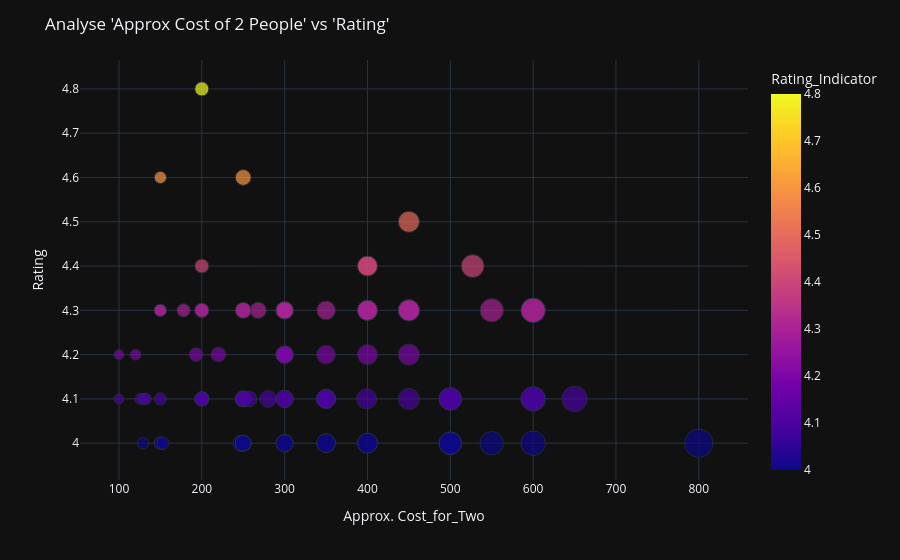

Notebook cell for this chart:
### Code cell
fig = px.scatter(
    x=df_Highest_Rated_Restaurants["Cost_for_Two"],
    y=df_Highest_Rated_Restaurants["Rating"],
    color = df_Highest_Rated_Restaurants["Rating"],
    size = df_Highest_Rated_Restaurants["Cost_for_Two"],
    labels={
        "x": "Approx. Cost_for_Two",
        "y": "Rating",
        "color": "Rating_Indicator"
        
    }
)
fig.update_layout(
    template="plotly_dark",
    title = "Analyse 'Approx Cost of 2 People' vs 'Rating'"
)
fig.show()

### Figure 1 — Plotly figure (JSON) as saved in the notebook; plotly's stock layout.template omitted (floating-point values rounded to 4 significant figures)
{"data": [{"hovertemplate": "Approx. Cost_for_Two=%{x}<br>Rating=%{y}<br>size=%{marker.size}<br>Rating_Indicator=%{marker.color}<extra></extra>", "legendgroup": "", "marker": {"color": [4.3, 4.4, 4.1, 4.4, 4.1, 4.2, 4.1, 4.1, 4.1, 4.0, 4.3, 4.3, 4.2, 4.1, 4.1, 4.2, 4.1, 4.3, 4.0, 4.0, 4.1, 4.3, 4.1, 4.1, 4.1, 4.0, 4.2, 4.0, 4.3, 4.3, 4.1, 4.1, 4.3, 4.3, 4.3, 4.1, 4.3, 4.1, 4.0, 4.0, 4.4, 4.1, 4.0, 4.1, 4.1, 4.1, 4.3, 4.0, 4.0, 4.3, 4.1, 4.1, 4.3, 4.0, 4.2, 4.0, 4.3, 4.0, 4.3, 4.2, 4.3, 4.8, 4.2, 4.5, 4.1, 4.6, 4.0, 4.3, 4.0, 4.1, 4.3, 4.1, 4.3, 4.3, 4.1, 4.1, 4.6, 4.2, 4.0, 4.1, 4.1, 4.0, 4.0, 4.0, 4.3, 4.0, 4.0, 4.4, 4.1, 4.2, 4.3, 4.2], "coloraxis": "coloraxis", "size": [150, 400, 126, 400, 450, 350, 200, 350, 500, 247, 550, 450, 450, 150, 200, 300, 350, 300, 129, 400, 300, 150, 250, 250, 350, 500, 300, 150, 268, 600, 600, 250, 300, 300, 450, 250, 250, 200, 600, 350, 527, 300, 150, 130, 257, 200, 400, 300, 400, 200, 280, 399, 400, 250, 220, 250, 600, 800, 300, 300, 300, 200, 100, 450, 350, 150, 250, 450, 500, 350, 178, 100, 400, 250, 500, 500, 250, 120, 250, 650, 132, 300, 350, 550, 350, 153, 500, 200, 600, 193, 200, 400], "sizemode": "area", "sizeref": 2, "symbol": "circle"}, "mode": "markers", "name": "", "orientation": "v", "showlegend": false, "type": "scatter", "x": [150, 400, 126, 400, 450, 350, 200, 350, 500, 247, 550, 450, 450, 150, 200, 300, 350, 300, 129, 400, 300, 150, 250, 250, 350, 500, 300, 150, 268, 600, 600, 250, 300, 300, 450, 250, 250, 200, 600, 350, 527, 300, 150, 130, 257, 200, 400, 300, 400, 200, 280, 399, 400, 250, 220, 250, 600, 800, 300, 300, 300, 200, 100, 450, 350, 150, 250, 450, 500, 350, 178, 100, 400, 250, 500, 500, 250, 120, 250, 650, 132, 300, 350, 550, 350, 153, 500, 200, 600, 193, 200, 400], "xaxis": "x", "y": [4.3, 4.4, 4.1, 4.4, 4.1, 4.2, 4.1, 4.1, 4.1, 4.0, 4.3, 4.3, 4.2, 4.1, 4.1, 4.2, 4.1, 4.3, 4.0, 4.0, 4.1, 4.3, 4.1, 4.1, 4.1, 4.0, 4.2, 4.0, 4.3, 4.3, 4.1, 4.1, 4.3, 4.3, 4.3, 4.1, 4.3, 4.1, 4.0, 4.0, 4.4, 4.1, 4.0, 4.1, 4.1, 4.1, 4.3, 4.0, 4.0, 4.3, 4.1, 4.1, 4.3, 4.0, 4.2, 4.0, 4.3, 4.0, 4.3, 4.2, 4.3, 4.8, 4.2, 4.5, 4.1, 4.6, 4.0, 4.3, 4.0, 4.1, 4.3, 4.1, 4.3, 4.3, 4.1, 4.1, 4.6, 4.2, 4.0, 4.1, 4.1, 4.0, 4.0, 4.0, 4.3, 4.0, 4.0, 4.4, 4.1, 4.2, 4.3, 4.2], "yaxis": "y"}], "layout": {"coloraxis": {"colorbar": {"title": {"text": "Rating_Indicator"}}, "colorscale": [[0, "#0d0887"], [0.1111, "#46039f"], [0.2222, "#7201a8"], [0.3333, "#9c179e"], [0.4444, "#bd3786"], [0.5556, "#d8576b"], [0.6667, "#ed7953"], [0.7778, "#fb9f3a"], [0.8889, "#fdca26"], [1, "#f0f921"]]}, "legend": {"itemsizing": "constant", "tracegroupgap": 0}, "margin": {"t": 60}, "title": {"text": "Analyse 'Approx Cost of 2 People' vs 'Rating'"}, "xaxis": {"anchor": "y", "domain": [0, 1], "title": {"text": "Approx. Cost_for_Two"}}, "yaxis": {"anchor": "x", "domain": [0, 1], "title": {"text": "Rating"}}}}
